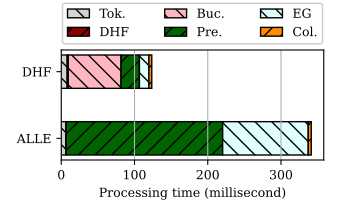

Generate this figure with Python:
import os
import pandas as pd
import numpy as np
import matplotlib.pyplot as plt
from sim_src.util import GET_LOG_PATH_FOR_SIM_SCRIPT

FONT_SIZE = 9
fig_width_px = 350
fig_height_px = 200
dpi = 100  # Typical screen DPI, adjust if necessary
fig_width_in = fig_width_px / dpi
fig_height_in = fig_height_px / dpi

plt.rc('font', family='serif')
plt.rc('mathtext', fontset='cm')
plt.rc('font', size=FONT_SIZE)  # Default font size
plt.rc('axes', titlesize=FONT_SIZE)  # Font size of the axes title
plt.rc('axes', labelsize=FONT_SIZE)  # Font size of the x and y labels
plt.rc('xtick', labelsize=FONT_SIZE)  # Font size of the tick labels
plt.rc('ytick', labelsize=FONT_SIZE)  # Font size of the tick labels
plt.rc('legend', fontsize=FONT_SIZE)  # Font size for legends

def moving_average(data, window_size=20):
    return np.convolve(data, np.ones(window_size)/window_size, mode='full')


from working_dir_path import get_controller_path
current_dir = os.path.dirname(os.path.abspath(__file__))

data_name_list = ["ALLE","DHF"]

# Create subplots
fig, axs = plt.subplots(1, 1)
# fig_width_in = (fig_width_px * 3 + 40) / dpi  # Adjust width for three subplots and spacing
fig.set_size_inches(fig_width_in, fig_height_in)

# Define the paths to your three data files
folder = [
    os.path.join(get_controller_path(), "sim_alg/test_online/log-test_mobile_ae_profiling/test_mobile_ae_profiling-2024-December-17-13-43-15-ail"),
    os.path.join(get_controller_path(), "sim_alg/test_online/log-test_mobile_hf_profiling/test_mobile_hf_profiling-2024-December-17-13-43-36-ail"),
]

data_list = []

path = []
path.append(os.path.join(folder[0],"ES_GGM.tim_tok.final.txt"))
path.append(os.path.join(folder[0],"ES_GGM.tim_dhf.final.txt"))
path.append(os.path.join(folder[0],"ES_GGM.tim_tab.final.txt"))
path.append(os.path.join(folder[0],"ES_GGM.tim_pdt.final.txt"))
path.append(os.path.join(folder[0],"ES_GGM.tim_ggm.final.txt"))
path.append(os.path.join(folder[0],"ES_GGM.tim_col.final.txt"))
for idx, data_file in enumerate(path):
    if not os.path.exists(data_file):
        data_list.append(0.)
        continue
    data = np.genfromtxt(data_file, delimiter=',')[3]
    data = data.squeeze()
    data_list.append(data/1000)

path = []
path.append(os.path.join(folder[1],"ES_GGM.tim_tok.final.txt"))
path.append(os.path.join(folder[1],"ES_GGM.tim_dhf.final.txt"))
path.append(os.path.join(folder[1],"ES_GGM.tim_tab.final.txt"))
path.append(os.path.join(folder[1],"ES_GGM.tim_pdt.final.txt"))
path.append(os.path.join(folder[1],"ES_GGM.tim_ggm.final.txt"))
path.append(os.path.join(folder[1],"ES_GGM.tim_col.final.txt"))
for idx, data_file in enumerate(path):
    if not os.path.exists(data_file):
        data_list.append(0.)
        continue
    data = np.genfromtxt(data_file, delimiter=',')[3]
    data = data.squeeze()
    data_list.append(data/1000)

lines = []

ylabels = [r'$\mathbb{E}[r_k]$',r'$\mathbb{E}[Z]$']
markers = ['x','o','+','s','d']

colors = ['lightgray', 'darkred', 'lightpink', 'darkgreen', 'lightcyan', 'darkorange']
hatches = ['\\\\', '//', '\\\\', '//', '\\\\', '//']

start_times = [0,0]
for i in range(6):
    b = axs.barh(data_name_list, [data_list[i],data_list[i+6]], left=start_times, height=0.5, color=colors[i], edgecolor='black', hatch=hatches[i])
    start_times[0] += data_list[i]
    start_times[1] += data_list[i+6]
    lines.append(b)

axs.set_position([0.175, 0.2, 0.75, 0.55])
axs.grid(True,axis='x')
axs.set_xlabel("Processing time (millisecond)")
box_names = ["Tok.", "DHF", "Buc.", "Pre.", "EG", "Col."]
fig.legend(lines, box_names ,fontsize=FONT_SIZE, loc='lower left', bbox_to_anchor=(0.175, 0.775, 0.75, 0.1), ncol = 3 , borderaxespad=0.1,handlelength=1.75,fancybox=True, framealpha=1,mode='expand' )



# Save the figure as a PDF
output_path = os.path.join(current_dir, os.path.splitext(os.path.basename(__file__))[0]) + '.pdf'

fig.savefig(output_path, format='pdf', pad_inches=0.)

# Display the plot
plt.show()
